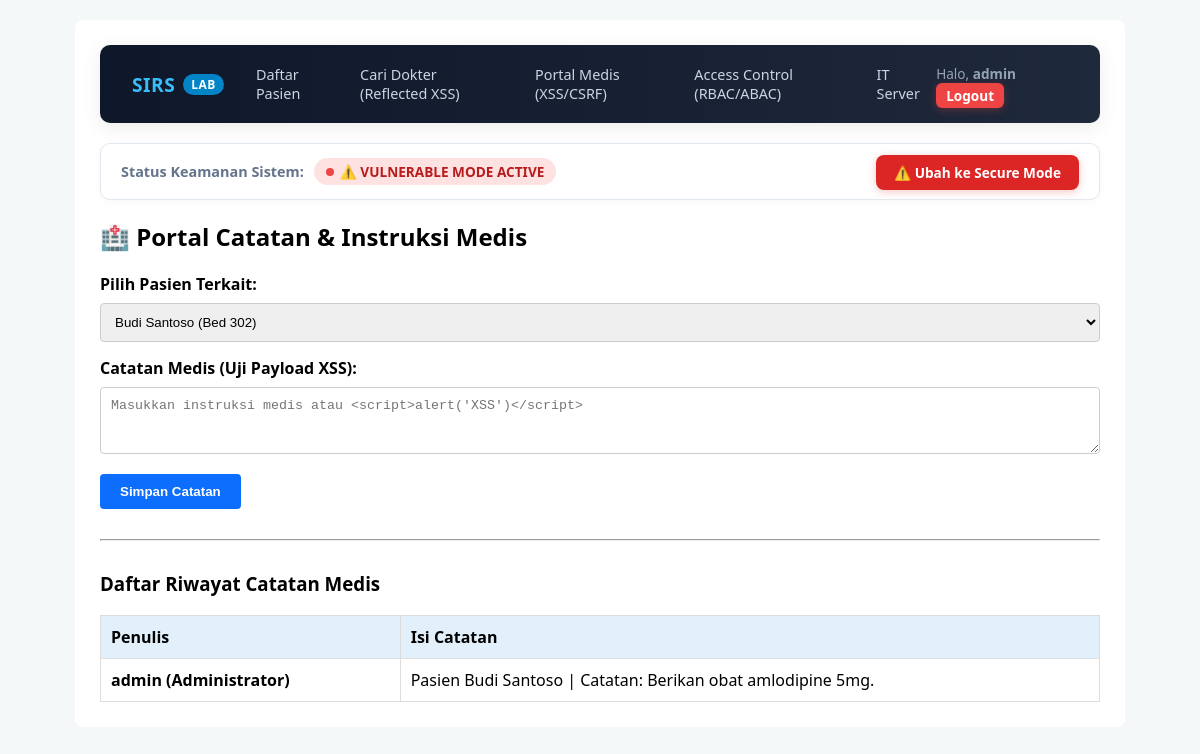
/catatan_medis (signed in), run on the app's committed database.
### tables this page shows
CREATE TABLE catatan_medis (
                        id INTEGER PRIMARY KEY AUTOINCREMENT,
                        penulis TEXT,
                        pesan TEXT);

### app.py (the view, shortened to what this page needs)
@app.route('/catatan_medis', methods=['GET', 'POST'])
def catatan_medis():
    if 'username' not in session:
        return redirect(url_for('login'))
    conn = get_db_connection()
    is_secure = session.get('secure_mode', False)
    if 'csrf_token' not in session:
        session['csrf_token'] = secrets.token_hex(32)
    catatan_list = conn.execute("SELECT * FROM catatan_medis ORDER BY id DESC").fetchall()
    conn.close()
    return render_template('catatan_medis.html',
                           catatan_list=catatan_list,
                           csrf_token=session.get('csrf_token'),
                           is_secure=is_secure)

### app.py (called while the page is built)
def get_db_connection():
    conn = sqlite3.connect('hospital.db')
    conn.row_factory = sqlite3.Row
    return conn

### templates/catatan_medis.html (shortened to what this page needs)
<!DOCTYPE html>
<html lang="id">
<head>
</head>
<body>
    <div class="container">
        {% include 'navbar.html' %}
        <h2>🏥 Portal Catatan & Instruksi Medis</h2>
        <form method="POST" action="/catatan_medis">
            <label><strong>Pilih Pasien Terkait:</strong></label>
            <select name="pasien_terkait" class="form-control" required>
                <option value="Budi Santoso (Bed 302)">Budi Santoso (Bed 302)</option>
            </select>
            <label><strong>Catatan Medis (Uji Payload XSS):</strong></label>
            <textarea name="pesan" class="form-control" rows="3" placeholder="Masukkan instruksi medis atau <script>alert('XSS')</script>" required></textarea>
            <button type="submit" style="padding: 10px 20px; background: #0d6efd; color: white; border: none; border-radius: 4px; font-weight: bold;">Simpan Catatan</button>
        </form>
        <hr style="margin: 30px 0;">
        <h3>Daftar Riwayat Catatan Medis</h3>
        <table>
            <thead>
                <tr>
                    <th style="width: 30%;">Penulis</th>
                    <th>Isi Catatan</th>
                </tr>
            </thead>
            <tbody>
                {% for c in catatan_list %}
                <tr>
                    <td><strong>{{ c.penulis }}</strong></td>
                    <td>
                        {% if is_secure %}
                            <span>{{ c.pesan }}</span>
                        {% else %}
                            <span>{{ c.pesan | safe }}</span>
                        {% endif %}
                    </td>
                </tr>
                {% else %}
                <tr>
                    <td colspan="2" style="text-align: center;">Belum ada catatan medis.</td>
                </tr>
                {% endfor %}
            </tbody>
        </table>
    </div>
</body>
</html>

### templates/catatan_medis.html (style rules this page uses)
body { font-family: 'Segoe UI', sans-serif; background-color: #f4f8f9; padding: 20px; margin: 0; }
.container { max-width: 1000px; margin: 0 auto; background: white; padding: 25px; border-radius: 8px; }
.form-control { width: 100%; padding: 10px; margin: 8px 0 15px 0; border: 1px solid #ccc; border-radius: 4px; box-sizing: border-box; }
table { width: 100%; border-collapse: collapse; margin-top: 15px; }
th, td { border: 1px solid #ddd; padding: 10px; text-align: left; }
th { background: #e2f0fb; }

### data on the page
catatan_medis: penulis "admin (Administrator)", pesan "Pasien Budi Santoso | Catatan: Berikan obat amlodipine 5mg."

### other printed values
{{ session['username'] }} "admin"
